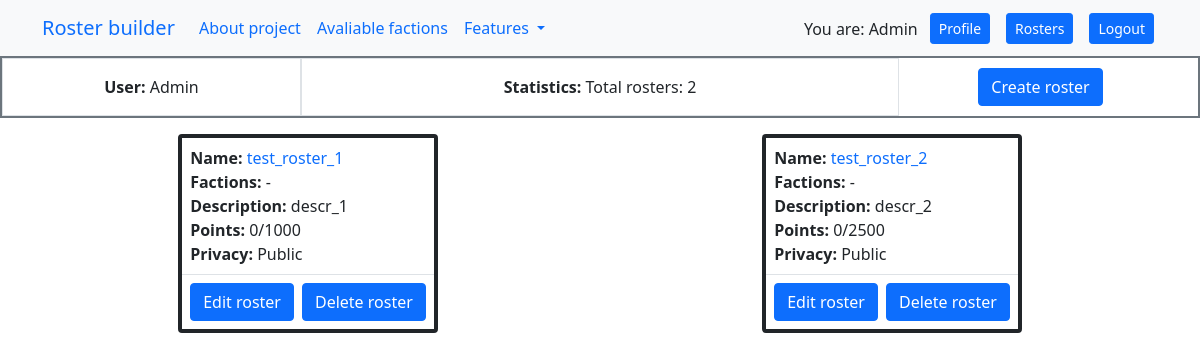
Before: /builder/roster_list/ (signed in) with the older database file.
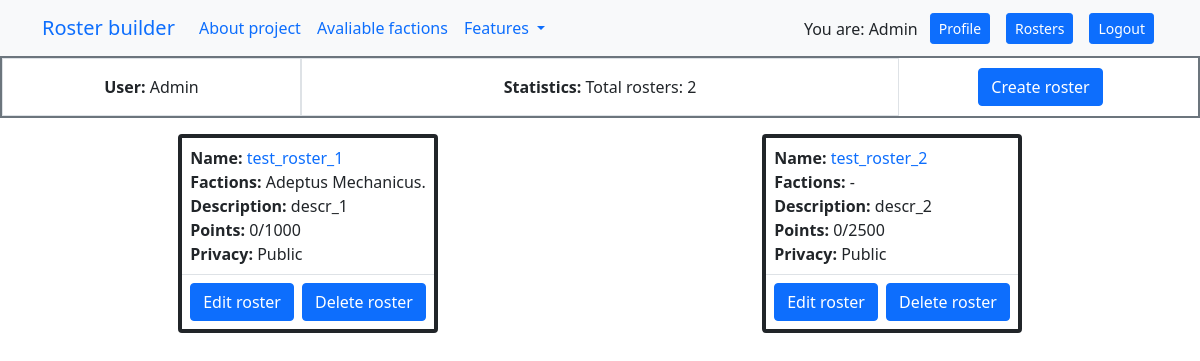
After: the same page with the newer database file.
### builder/models.py (models this page shows, shortened)
class Roster(models.Model):
	name = models.CharField("unit name", max_length=250)
	user = models.ForeignKey(NormalUser, on_delete=models.CASCADE, verbose_name="user")
	description = models.TextField("description", blank=True)
	total_cost = models.PositiveIntegerField("total roster cost", default=0)
	max_cost = models.PositiveIntegerField("maximum roster cost", default=1500)
	factions = models.ManyToManyField(CodexFaction, verbose_name="factions", related_name="factions")
	private = models.BooleanField(default=False)
	roster_data = models.BinaryField(verbose_name="roster data", null=True, default=json.dumps({"detachment_data": [], "main_data": []}).encode())

class CodexFaction(models.Model):
	name = models.CharField("codex faction name", max_length=250, unique=True)

### builder/views.py (the view)
# urls.py: path("roster_list/", RosterListView.as_view(), name="roster_list"),
class RosterListView(ListView):
    template_name = "builder/roster_list.html"
    def get(self, request, *args, **kwargs):
        return render(
            request, self.template_name, {
                "rosters": Roster.objects.prefetch_related("factions").filter(user=request.user.pk),
            }
        )

### builder/templates/builder/roster_list.html
{% extends "users/base.html" %}
{% block content %}
<div class="container-fluid">
    <div class="row border border-2 border-secondary">
        <div class="col-3 border d-flex justify-content-center">
            <div class="m-3 align-text-center"><b>User:</b> {{ user.username }}</div>
        </div>
        <div class="col border d-flex justify-content-center">
            <div class="m-3 align-text-center"><b>Statistics:</b> Total rosters: {{ rosters.count }}</div>
        </div>
        <div class="col-3 d-flex justify-content-around align-items-center">
            <div>
                <a type="button" class="col me-3 align-self-center btn btn-primary" href="{% url 'builder:roster_create' %}">Create roster</a>
            </div>
        </div>
    </div>
</div>
<div class="d-flex justify-content-around m-3 flex-wrap">
    {% for roster in rosters %}
        <div class="border border-4 border-dark mw-50 rounded">
            <div class="p-2">
                <div><b>Name:</b> <a style="text-decoration: none;" href="{% url 'builder:display_roster' roster.pk %}">{{ roster.name }}</a></div>
                <div>
                    <b>Factions:</b>
                    {% if roster.factions.all %}
                        {% for faction in roster.factions.all %}
                            {% if forloop.last %}
                                <span>{{ faction.name }}.</span>
                            {% else %}
                                <span>{{ faction.name }}, </span>
                            {% endif %}
                        {% endfor %}
                    {% else %}
                        -
                    {% endif %}
                </div>
                <div><b>Description:</b> {{ roster.description }}</div>
                <div><b>Points:</b> {{ roster.total_cost }}/{{ roster.max_cost }}</div>
                <div><b>Privacy:</b> {% if roster.private %}Private{% else %}Public{% endif %}</div>
            </div>
            <div class="border-top d-flex p-1 justify-content-around">
                <div class="p-1">
                    <a type="button" class="col btn btn-primary" href="{% url 'builder:manage_roster' roster.pk %}">Edit roster</a>
                </div>
                <div class="p-1">
                    <a type="button" class="col btn btn-primary" href="{% url 'builder:delete_roster' roster.pk %}">Delete roster</a>
                </div>
            </div>
        </div>
    {% endfor %}
</div>
{% endblock %}

Changed rows visible on the page:
changed Roster "test_roster_1": gains CodexFaction (name "Adeptus Mechanicus"); no longer shows "-"
